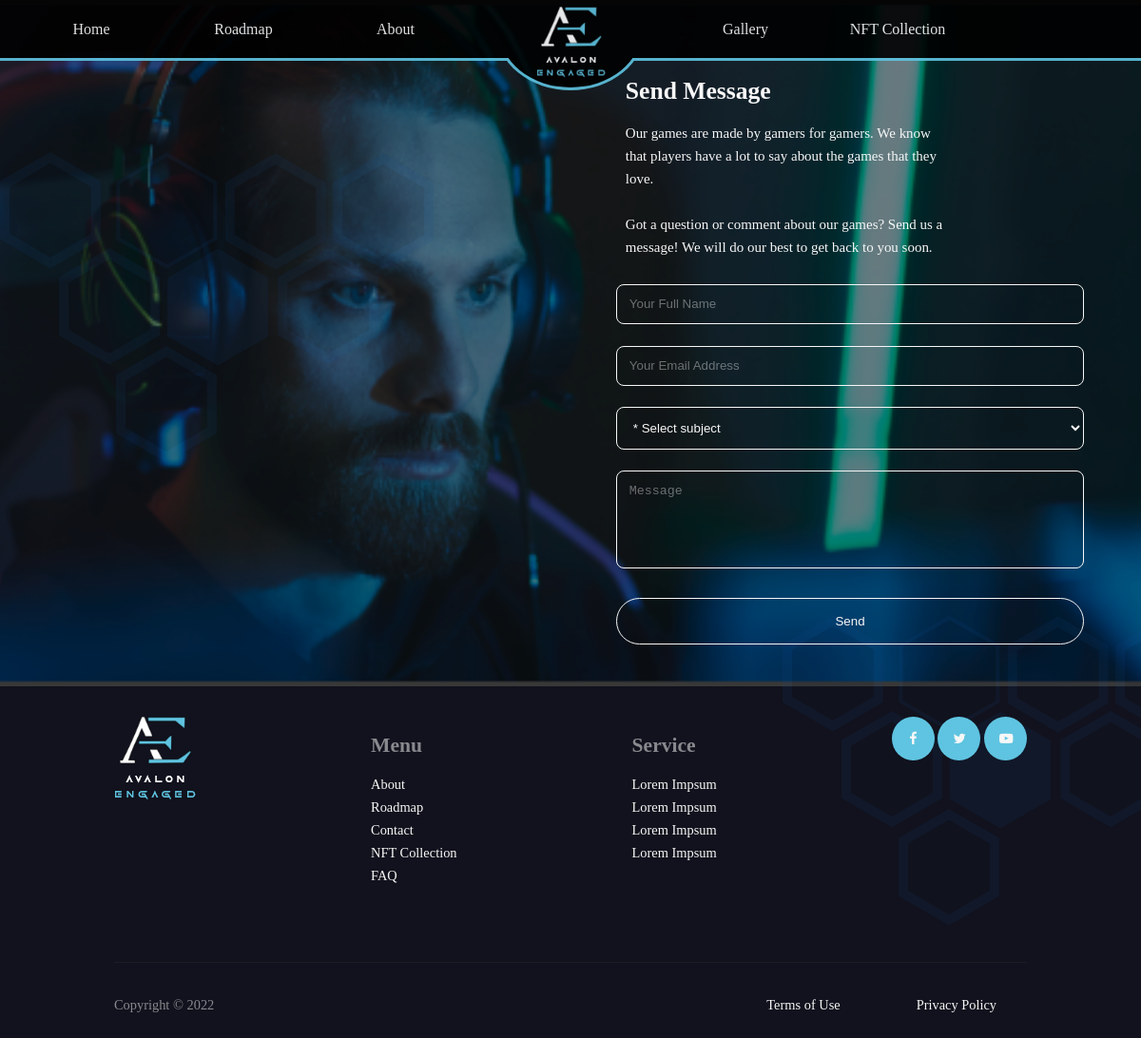
Page /contact/ on the committed database.
### staticmanager/models.py (models this page shows, shortened)
class staticManager(models.Model):
    keyobj = models.CharField(max_length=255, unique=True)
    type= models.IntegerField(default=1)
    textobj= models.CharField(max_length=255 ,default='' )
    textareaobj = models.TextField(default='' )
    fileobj = models.CharField(max_length=255, default='')
    linkobjh = models.CharField(max_length=255, default='')
    linkobjb = models.CharField(max_length=255, default='')

### mainsite/views.py (the view, shortened to what this page needs)
# urls.py: path('contact/', views.contactView.as_view(), name="contact-view"),
class contactView(View):
    def get(self,request):
        context ={
            "session": request.session,
            "subjects":contactSubjects.objects.all()
        }
        return render(request, 'mainsite/contact.html', context)

### mainsite/models.py (called while the page is built)
    def __str__(self):
        return self.name

### staticmanager/templatetags/staticmanager.py (called while the page is built)
@register.filter()
def staticmanager(value, arg):
    try:
        arg = arg.split(':')
        obj = staticManager.objects.filter(keyobj=arg[0])[0]
        returner=''
        if obj.type == 1:
            returner = obj.textobj
        if obj.type == 2:
            returner = obj.textareaobj
        if obj.type == 3:
            returner = settings.MEDIA_URL + obj.fileobj
        if obj.type == 4:
            if arg[1] == 'h':
                returner = obj.linkobjh
            else:
                returner = obj.linkobjb
        return returner
    except:
        try:
            value2 = value.split(':')
            if value2[1] == 'static':
                value = settings.STATIC_URL + value2[0]
                print(value)
        except:
            pass
    return value

### mainsite/templates/mainsite/contact.html (shortened to what this page needs)
{% extends 'base.html' %}
{% load static %}
{% load staticmanager %}
{% block style %}
    <link rel="stylesheet" href="{% static 'mainsite/css/contact.css'%}"></link>
{% endblock  %}
{% block bgimage %}
<div class="bgimage">
    <img src="{{ ''|staticmanager:"contactBG"}}">
</div>
{% endblock %}
{% block content %}
<div class="contact">
    <form id="contactForm">
        <div class="contactText">
            <h1>{{ ''|staticmanager:"contactTitle"}}</h1>
            <h3>{{ ''|staticmanager:"contactText"|safe}}</h3>
        </div>
        <input id="fullName" placeholder="Your Full Name" maxlength="255">
        <input id="email" placeholder="Your Email Address" maxlength="255">
        <select id="subject" placeholder="Select subject">
            <option value="0">* Select subject</option>
        </select>
        <textarea id="message" placeholder="Message" rows=5></textarea>
        <input type="button" class="mainBtn" onclick="sendForm(this.parentElement, validations)" value={{ ''|staticmanager:"btnSend"|safe}}>
    </form>
</div>
{% endblock %}

### templates/base.html (shortened to what this page needs)
<!DOCTYPE html>
{% load static %}
{% load staticmanager %}
<html lang="en">
<head>
    <link rel="stylesheet" href="https://cdnjs.cloudflare.com/ajax/libs/font-awesome/4.7.0/css/font-awesome.min.css">
    <link rel="stylesheet" href="{% static 'css/base.css'%}"></link>
    {% block style %}
    {% endblock %}
</head>
<body>
    {% block bgimage%}
    {% endblock %}
    <header id="desktopHeader" class="desktopHeader">
        <nav>
            <a href="{% url 'index-view'%}">Home</a>
            <a href="{% url 'roadmap-view'%}">Roadmap</a>
            <a href="{% url 'about-view'%}">About</a>
            <a class="minwidth" href="{% url 'index-view'%}">
                <div class="desktoplogo">
                    <img src="{{ '' |staticmanager:"mainLogo"}}">
                </div>
                <div class="special"></div></a>
            <a href="{% url 'gallery-view'%}">Gallery</a>
            <a href="{% url 'collection-view'%}">NFT Collection</a>
            <a href="#"></a>
        </nav>
    </header>
    <div class="content">
    {% block content %}{% endblock %}
    </div>
    <footer>
        <div class="footer-wrapper">
            <div class="footerLogo">
                <img src="{{ '' |staticmanager:"mainLogo"}}">
            </div>
            <div class="footerMenu">
                <h2>Menu</h2>
                <ul>
                    <a href="{% url 'about-view'%}"><li>About</li></a>
                    <a href="{% url 'roadmap-view'%}"><li>Roadmap</li></a>
                    <a href="{% url 'contact-view'%}"><li>Contact</li></a>
                    <a href="{% url 'collection-view'%}"><li>NFT Collection</li></a>
                    <a href="{% url 'faq-view'%}"><li>FAQ</li></a>
                </ul>
            </div>
            <div class="footerService">
                <h2>Service</h2>
                <ul>
                    <a href="#"><li>Lorem Impsum</li></a>
                    <a href="#"><li>Lorem Impsum</li></a>
                    <a href="#"><li>Lorem Impsum</li></a>
                    <a href="#"><li>Lorem Impsum</li></a>
                </ul>
            </div>
            <div class="footerSocialLinks">
                <a href="#"><i class="fa fa-facebook"></i></a>
                <a href="#"><i class="fa fa-twitter"></i></a>
                <a href="#"><i class="fa fa-youtube-play"></i></a>
            </div>
        </div>
        <div class="footerBottom">
            <div class="footerLeft">
                Copyright © 2022
            </div>
            <div class="footerRight">
                <a href="{% url 'terms-view'%}">Terms of Use</a>
                <a href="{% url 'policy-view'%}">Privacy Policy</a>
            </div>
        </div>
    </footer>
    <div id="overallBackground" class="overallBackground"></div>
</body>
</html>

### avalonengaged/static/css/base.css (style rules this page uses)
* { box-sizing:border-box }
body { font-family: 'raleway'; position: absolute; top: 0; left: 0; width: 100%; height: 100%; margin: 0; background-color: var(--background); display:grid; grid-template-rows: auto auto auto auto }
.bgimage { margin-bottom: -2rem; position: relative; top: 0; width: 100%; z-index: 0; grid-row: 1 / 3; grid-column: 1; filter: brightness(0.5); }
.bgimage img { width:100%; height: 100%; }
.content { grid-row: 3; grid-column: 1; }
.desktopHeader { grid-row:1; grid-column:1; opacity: .9; position: relative; width: 100%; top: 0; left: 0; display: flex; justify-content: center; background-color: var(--black); height: 4rem; align-items: center; border-bottom: 3px solid var(--blue); }
.desktopHeader nav { display: flex; width: 100%; height: 100%; gap:3rem; justify-content: center; }
.desktopHeader nav a { position:relative; width: 7rem; background-color: var(--black); height: 100%; display: flex; justify-content: center; align-items: center; color: var(--white); text-decoration: none; }
.desktopHeader nav .minwidth { min-width: 10rem; }
.desktopHeader nav a .desktoplogo { position: absolute; top: 0px; }
.desktoplogo img { max-width: 73px; max-height: 81px; margin-top: 7px; }
footer { grid-row:4; grid-column:1; width: 100%; font-size: 0.9em; line-height: 1.5rem; position: relative; bottom: 0; left: 0; display: flex; flex-direction: column; align-items: center; }
.footer-wrapper { color: var(--white2); display: flex; flex-wrap: wrap; width: 80%; justify-content: space-between; padding: 4rem 0rem; border-bottom: 1px solid #cdb8a90d; }
.footer-wrapper ul { padding:0 }
.footer-wrapper a i { background-color: var(--blue); padding: 1rem; width: 45px; aspect-ratio: 1 / 1; text-align: center; border-radius: 50%; }
.footer-wrapper a, .footer-wrapper li { color:var(--white); text-decoration: none; list-style: none; cursor:pointer; }
.footerBottom a { color:var(--white); text-decoration: none; list-style: none; cursor:pointer; }
.footerBottom { color:var(--white2); display: flex; flex-wrap: wrap; width: 80%; padding: 2rem 0rem; justify-content: space-between; }
.footerRight { height: 100%; display: flex; gap: 5rem; margin-right: 2rem; }
@media screen and (min-width:768px) { .desktopHeader { display:block; } }
.overallBackground { z-index: -1; overflow: hidden; position: absolute; width: 100%; }

### avalonengaged/static/mainsite/css/contact.css (style rules this page uses)
.contact { display: flex; justify-content: flex-end; }
.bgimage { z-index: -1; display: flex; width: 100%; overflow: hidden; justify-content: center; position:relative; }
.bgimage img { width: 90rem; height: 100%; position: absolute; }
#contactForm { width: 41%; font-size: 0.8em; margin: 0 5%; color: var(--white); }
#contactForm .contactText { margin: 0 2%; margin-right: 30% }
#contactForm h3 { font-weight:lighter; line-height: 1.5rem; }
#contactForm option, #contactForm select, #contactForm textarea, #contactForm input { width: 100%; background-color: transparent; outline: none; color: var(--white); border: 1px solid var(--white); border-radius: 0.5rem; padding: 0.8rem; margin: .7rem 0rem; resize:none; }
#contactForm option::placeholder, #contactForm select::placeholder, #contactForm textarea::placeholder, #contactForm input::placeholder { color: #f7f7f766; }
#contactForm option { background-color:var(--background); display:block; }
#contactForm .mainBtn { width: 100%; background-color: transparent; color: var(--white); border: 1px solid var(--white); padding: 1rem; border-radius: 2rem; margin-top: 1rem; cursor:pointer }
.content { grid-row: 2 / 3 }

### templates/base.html (style rules this page uses)
:root { --white: #F7F7F7; --white2: #FFFFFF80; --black: #000000; --blue: #5FC4E1; --gray: #171d29; --gold: #B38845; --gold2: #E7B66A; --gold3: #CDB8A9; --background-second: #343444; --grad1: #4D4F95; --grad2: #2B2D66; --background: #11121D; }

### rows in the picture
staticManager: type+fileobj (picture)
staticManager: type+fileobj (picture)
staticManager: type+textobj "Send Message"
staticManager: type+textareaobj "Our games are made by gamers for gamers. We know that players have a lot to say about the games that they love. Got a question or comment about our games? Send us a message! We will do our best to get back to you soon."
